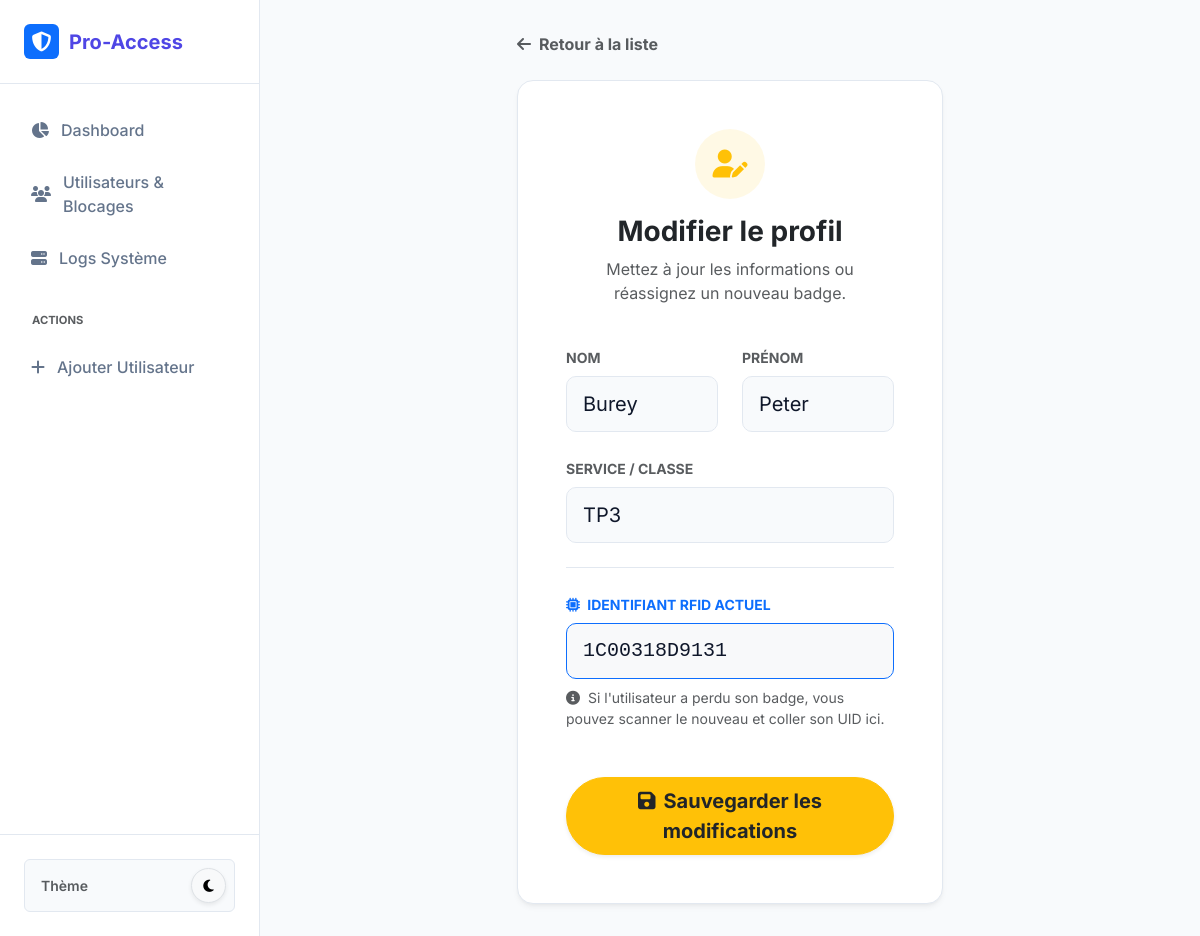
Page /editer.php?id=2 on the committed database.
### tables this page shows
CREATE TABLE `utilisateurs` (
  `id` int(11) NOT NULL,
  `nom` varchar(50) NOT NULL,
  `prenom` varchar(50) NOT NULL,
  `classe` varchar(20) NOT NULL,
  `numero_badge` varchar(50) NOT NULL
);

### editer.php (the view, shortened to what this page needs)
<?php
require 'db.php';
$id = $_GET['id'];
$stmt = $pdo->prepare("SELECT * FROM utilisateurs WHERE id = ?");
$stmt->execute([$id]);
$user = $stmt->fetch();
require 'header.php';
?>
<div class="row justify-content-center align-items-center" style="min-height: 80vh;">
    <div class="col-md-8 col-lg-6">
        <div class="mb-4">
            <a href="utilisateurs.php" class="text-decoration-none text-muted fw-bold hover-primary">
                <i class="fa-solid fa-arrow-left me-2"></i>Retour à la liste
            </a>
        </div>
        <div class="card p-5">
            <div class="text-center mb-4">
                <div class="bg-warning bg-opacity-10 text-warning rounded-circle d-inline-flex align-items-center justify-content-center mb-3" style="width: 70px; height: 70px; font-size: 28px;">
                    <i class="fa-solid fa-user-pen"></i>
                </div>
                <h3 class="fw-bold">Modifier le profil</h3>
                <p class="text-muted">Mettez à jour les informations ou réassignez un nouveau badge.</p>
            </div>
            <form method="POST">
                <div class="row">
                    <div class="col-md-6 mb-4">
                        <label class="form-label text-muted small fw-bold text-uppercase">Nom</label>
                        <input type="text" class="form-control form-control-lg" name="nom" value="<?= htmlspecialchars($user['nom']) ?>" required>
                    </div>
                    <div class="col-md-6 mb-4">
                        <label class="form-label text-muted small fw-bold text-uppercase">Prénom</label>
                        <input type="text" class="form-control form-control-lg" name="prenom" value="<?= htmlspecialchars($user['prenom']) ?>" required>
                    </div>
                </div>
                <div class="mb-4">
                    <label class="form-label text-muted small fw-bold text-uppercase">Service / Classe</label>
                    <input type="text" class="form-control form-control-lg" name="classe" value="<?= htmlspecialchars($user['classe']) ?>" required>
                </div>
                <div class="mb-5 border-top pt-4 mt-4" style="border-color: var(--border-color) !important;">
                    <label class="form-label text-primary small fw-bold text-uppercase"><i class="fa-solid fa-microchip me-1"></i> Identifiant RFID Actuel</label>
                    <input type="text" class="form-control form-control-lg border-primary font-monospace bg-light" name="badge" value="<?= htmlspecialchars($user['numero_badge']) ?>" required>
                    <div class="form-text mt-2"><i class="fa-solid fa-circle-info me-1"></i> Si l'utilisateur a perdu son badge, vous pouvez scanner le nouveau et coller son UID ici.</div>
                </div>
                <button type="submit" class="btn btn-warning btn-lg w-100 rounded-pill fw-bold shadow-sm text-dark">
                    <i class="fa-solid fa-floppy-disk me-2"></i>Sauvegarder les modifications
                </button>
            </form>
        </div>
    </div>
</div>
</main>
</div>
</body>
</html>

### header.php (style rules this page uses)
:root { --bg-color: #f8fafc; --sidebar-bg: #ffffff; --card-bg: #ffffff; --border-color: #e2e8f0; --text-main: #0f172a; --text-muted: #64748b; --primary: #4f46e5; --primary-hover: #4338ca; }
body { font-family: 'Inter', sans-serif; background-color: var(--bg-color); color: var(--text-main); transition: background-color 0.3s ease; overflow-x: hidden; }
.card { background-color: var(--card-bg); border: 1px solid var(--border-color); border-radius: 16px; box-shadow: 0 4px 6px -1px rgba(0, 0, 0, 0.05), 0 2px 4px -2px rgba(0, 0, 0, 0.05); transition: transform 0.2s, box-shadow 0.2s; }
.form-control { border-radius: 10px; border: 1px solid var(--border-color); padding: 0.75rem 1rem; background-color: var(--bg-color); color: var(--text-main); }

### rows in the picture
utilisateurs: nom "Burey", prenom "Peter", classe "TP3", badge "1C00318D9131"
